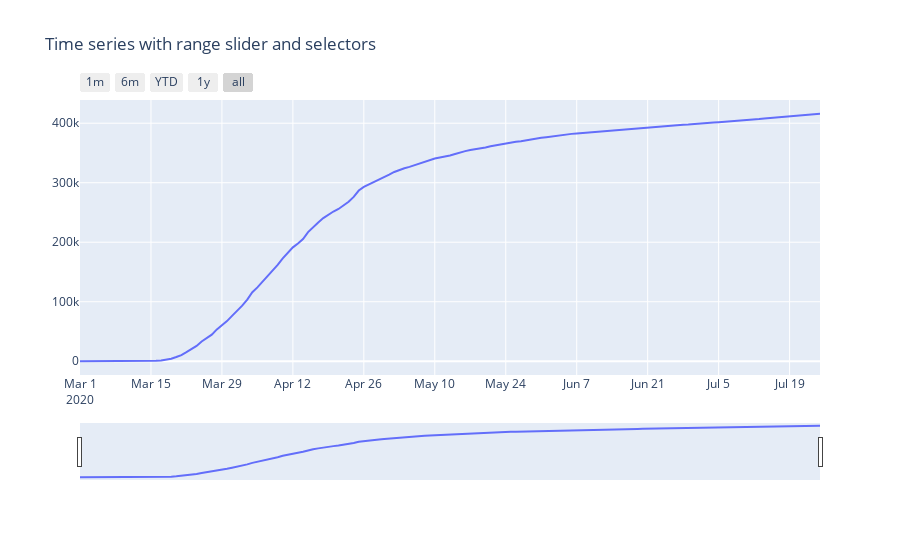

Here is the notebook cell this chart was saved with:
### Code cell
# Create figure
fig_ny = go.Figure()

fig_ny.add_trace(
    go.Scatter(x=list(ny_df.date), y=list(ny_df.cases)))

# Set title
fig_ny.update_layout(
    title_text="Time series with range slider and selectors"
)

# Add range slider
fig_ny.update_layout(
    xaxis=dict(
        rangeselector=dict(
            buttons=list([
                dict(count=1,
                     label="1m",
                     step="month",
                     stepmode="backward"),
                dict(count=6,
                     label="6m",
                     step="month",
                     stepmode="backward"),
                dict(count=1,
                     label="YTD",
                     step="year",
                     stepmode="todate"),
                dict(count=1,
                     label="1y",
                     step="year",
                     stepmode="backward"),
                dict(step="all")
            ])
        ),
        rangeslider=dict(
            visible=True
        ),
        type="date"
    )
)

fig_ny.show()

### Figure 1 — Plotly figure (JSON) as saved in the notebook; plotly's stock layout.template omitted (floating-point values rounded to 4 significant figures; data arrays with more than 128 entries replaced by an {"elided": "..."} marker saying what was removed)
{"data": [{"y": {"elided": "147 int values"}, "x": {"elided": "147 str values"}, "type": "scatter"}], "layout": {"xaxis": {"rangeselector": {"buttons": [{"count": 1, "step": "month", "stepmode": "backward", "label": "1m"}, {"count": 6, "step": "month", "stepmode": "backward", "label": "6m"}, {"count": 1, "step": "year", "stepmode": "todate", "label": "YTD"}, {"count": 1, "step": "year", "stepmode": "backward", "label": "1y"}, {"step": "all"}]}, "type": "date", "rangeslider": {"visible": true}}, "title": {"text": "Time series with range slider and selectors"}}}
